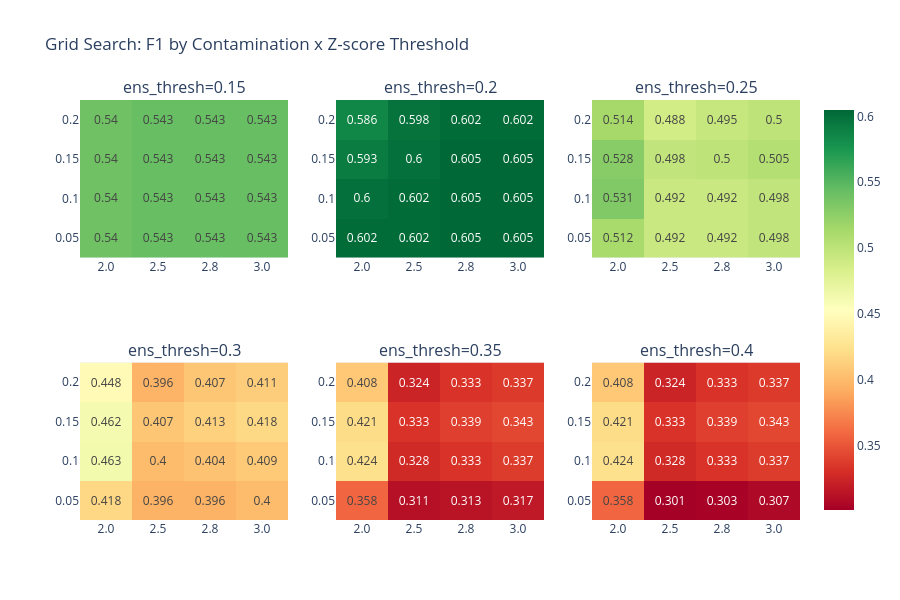

Notebook code cell kept with this figure:
### Markdown cell above
---
## 3. Grid Search Heatmaps

We searched 96 combinations: `contamination` x `zscore_threshold` x `ensemble_threshold`.

Each heatmap below shows F1 score for a fixed `ensemble_threshold`, varying
`contamination` (y-axis) and `zscore_threshold` (x-axis).

### Code cell
ethresh_values = sorted(grid_df['ensemble_threshold'].unique())
n_plots = len(ethresh_values)
ncols = 3
nrows = (n_plots + ncols - 1) // ncols

fig3 = make_subplots(
    rows=nrows, cols=ncols,
    subplot_titles=[f"ens_thresh={t}" for t in ethresh_values]
)

for i, ethresh in enumerate(ethresh_values):
    subset = grid_df[grid_df['ensemble_threshold'] == ethresh]
    pivot = subset.pivot_table(
        values='f1', index='contamination',
        columns='zscore_threshold', aggfunc='mean'
    )
    row, col = divmod(i, ncols)
    fig3.add_trace(go.Heatmap(
        z=pivot.values,
        x=pivot.columns.astype(str),
        y=pivot.index.astype(str),
        colorscale='RdYlGn',
        zmin=grid_df['f1'].min(),
        zmax=grid_df['f1'].max(),
        text=np.round(pivot.values, 3),
        texttemplate="%{text}",
        showscale=(i == 0)
    ), row=row+1, col=col+1)

fig3.update_layout(
    height=200 * nrows + 200,
    title_text="Grid Search: F1 by Contamination x Z-score Threshold"
)
fig3.show()

### Figure 1 — Plotly figure (JSON) as saved in the notebook; plotly's stock layout.template omitted (floating-point values rounded to 4 significant figures)
{"data": [{"colorscale": [[0, "rgb(165,0,38)"], [0.1, "rgb(215,48,39)"], [0.2, "rgb(244,109,67)"], [0.3, "rgb(253,174,97)"], [0.4, "rgb(254,224,139)"], [0.5, "rgb(255,255,191)"], [0.6, "rgb(217,239,139)"], [0.7, "rgb(166,217,106)"], [0.8, "rgb(102,189,99)"], [0.9, "rgb(26,152,80)"], [1, "rgb(0,104,55)"]], "showscale": true, "text": [[0.54, 0.543, 0.543, 0.543], [0.54, 0.543, 0.543, 0.543], [0.54, 0.543, 0.543, 0.543], [0.54, 0.543, 0.543, 0.543]], "texttemplate": "%{text}", "type": "heatmap", "x": ["2.0", "2.5", "2.8", "3.0"], "xaxis": "x", "y": ["0.05", "0.1", "0.15", "0.2"], "yaxis": "y", "z": [[0.5398, 0.5429, 0.5429, 0.5429], [0.5398, 0.5429, 0.5429, 0.5429], [0.5398, 0.5429, 0.5429, 0.5429], [0.5398, 0.5429, 0.5429, 0.5429]], "zmax": 0.6048, "zmin": 0.3012}, {"colorscale": [[0, "rgb(165,0,38)"], [0.1, "rgb(215,48,39)"], [0.2, "rgb(244,109,67)"], [0.3, "rgb(253,174,97)"], [0.4, "rgb(254,224,139)"], [0.5, "rgb(255,255,191)"], [0.6, "rgb(217,239,139)"], [0.7, "rgb(166,217,106)"], [0.8, "rgb(102,189,99)"], [0.9, "rgb(26,152,80)"], [1, "rgb(0,104,55)"]], "showscale": false, "text": [[0.602, 0.602, 0.605, 0.605], [0.6, 0.602, 0.605, 0.605], [0.593, 0.6, 0.605, 0.605], [0.586, 0.598, 0.602, 0.602]], "texttemplate": "%{text}", "type": "heatmap", "x": ["2.0", "2.5", "2.8", "3.0"], "xaxis": "x2", "y": ["0.05", "0.1", "0.15", "0.2"], "yaxis": "y2", "z": [[0.6024, 0.6024, 0.6048, 0.6048], [0.6, 0.6024, 0.6048, 0.6048], [0.5929, 0.6, 0.6048, 0.6048], [0.5859, 0.5976, 0.6024, 0.6024]], "zmax": 0.6048, "zmin": 0.3012}, {"colorscale": [[0, "rgb(165,0,38)"], [0.1, "rgb(215,48,39)"], [0.2, "rgb(244,109,67)"], [0.3, "rgb(253,174,97)"], [0.4, "rgb(254,224,139)"], [0.5, "rgb(255,255,191)"], [0.6, "rgb(217,239,139)"], [0.7, "rgb(166,217,106)"], [0.8, "rgb(102,189,99)"], [0.9, "rgb(26,152,80)"], [1, "rgb(0,104,55)"]], "showscale": false, "text": [[0.512, 0.492, 0.492, 0.498], [0.531, 0.492, 0.492, 0.498], [0.528, 0.498, 0.5, 0.505], [0.514, 0.488, 0.495, 0.5]], "texttemplate": "%{text}", "type": "heatmap", "x": ["2.0", "2.5", "2.8", "3.0"], "xaxis": "x3", "y": ["0.05", "0.1", "0.15", "0.2"], "yaxis": "y3", "z": [[0.5123, 0.4925, 0.4925, 0.4975], [0.5314, 0.4925, 0.4925, 0.4975], [0.5283, 0.4975, 0.5, 0.5051], [0.5138, 0.4878, 0.495, 0.5]], "zmax": 0.6048, "zmin": 0.3012}, {"colorscale": [[0, "rgb(165,0,38)"], [0.1, "rgb(215,48,39)"], [0.2, "rgb(244,109,67)"], [0.3, "rgb(253,174,97)"], [0.4, "rgb(254,224,139)"], [0.5, "rgb(255,255,191)"], [0.6, "rgb(217,239,139)"], [0.7, "rgb(166,217,106)"], [0.8, "rgb(102,189,99)"], [0.9, "rgb(26,152,80)"], [1, "rgb(0,104,55)"]], "showscale": false, "text": [[0.418, 0.396, 0.396, 0.4], [0.463, 0.4, 0.404, 0.409], [0.462, 0.407, 0.413, 0.418], [0.448, 0.396, 0.407, 0.411]], "texttemplate": "%{text}", "type": "heatmap", "x": ["2.0", "2.5", "2.8", "3.0"], "xaxis": "x4", "y": ["0.05", "0.1", "0.15", "0.2"], "yaxis": "y4", "z": [[0.4176, 0.3955, 0.3955, 0.4], [0.4632, 0.4, 0.4045, 0.4091], [0.4615, 0.4066, 0.4134, 0.4181], [0.4478, 0.3957, 0.4066, 0.4111]], "zmax": 0.6048, "zmin": 0.3012}, {"colorscale": [[0, "rgb(165,0,38)"], [0.1, "rgb(215,48,39)"], [0.2, "rgb(244,109,67)"], [0.3, "rgb(253,174,97)"], [0.4, "rgb(254,224,139)"], [0.5, "rgb(255,255,191)"], [0.6, "rgb(217,239,139)"], [0.7, "rgb(166,217,106)"], [0.8, "rgb(102,189,99)"], [0.9, "rgb(26,152,80)"], [1, "rgb(0,104,55)"]], "showscale": false, "text": [[0.358, 0.311, 0.313, 0.317], [0.424, 0.328, 0.333, 0.337], [0.421, 0.333, 0.339, 0.343], [0.408, 0.324, 0.333, 0.337]], "texttemplate": "%{text}", "type": "heatmap", "x": ["2.0", "2.5", "2.8", "3.0"], "xaxis": "x5", "y": ["0.05", "0.1", "0.15", "0.2"], "yaxis": "y5", "z": [[0.3584, 0.3114, 0.3133, 0.3171], [0.4239, 0.3275, 0.3333, 0.3373], [0.4211, 0.3333, 0.3392, 0.3432], [0.4082, 0.324, 0.3333, 0.3372]], "zmax": 0.6048, "zmin": 0.3012}, {"colorscale": [[0, "rgb(165,0,38)"], [0.1, "rgb(215,48,39)"], [0.2, "rgb(244,109,67)"], [0.3, "rgb(253,174,97)"], [0.4, "rgb(254,224,139)"], [0.5, "rgb(255,255,191)"], [0.6, "rgb(217,239,139)"], [0.7, "rgb(166,217,106)"], [0.8, "rgb(102,189,99)"], [0.9, "rgb(26,152,80)"], [1, "rgb(0,104,55)"]], "showscale": false, "text": [[0.358, 0.301, 0.303, 0.307], [0.424, 0.328, 0.333, 0.337], [0.421, 0.333, 0.339, 0.343], [0.408, 0.324, 0.333, 0.337]], "texttemplate": "%{text}", "type": "heatmap", "x": ["2.0", "2.5", "2.8", "3.0"], "xaxis": "x6", "y": ["0.05", "0.1", "0.15", "0.2"], "yaxis": "y6", "z": [[0.3584, 0.3012, 0.303, 0.3067], [0.4239, 0.3275, 0.3333, 0.3373], [0.4211, 0.3333, 0.3392, 0.3432], [0.4082, 0.324, 0.3333, 0.3372]], "zmax": 0.6048, "zmin": 0.3012}], "layout": {"annotations": [{"font": {"size": 16}, "showarrow": false, "text": "ens_thresh=0.15", "x": 0.1444, "xanchor": "center", "xref": "paper", "y": 1, "yanchor": "bottom", "yref": "paper"}, {"font": {"size": 16}, "showarrow": false, "text": "ens_thresh=0.2", "x": 0.5, "xanchor": "center", "xref": "paper", "y": 1, "yanchor": "bottom", "yref": "paper"}, {"font": {"size": 16}, "showarrow": false, "text": "ens_thresh=0.25", "x": 0.8556, "xanchor": "center", "xref": "paper", "y": 1, "yanchor": "bottom", "yref": "paper"}, {"font": {"size": 16}, "showarrow": false, "text": "ens_thresh=0.3", "x": 0.1444, "xanchor": "center", "xref": "paper", "y": 0.375, "yanchor": "bottom", "yref": "paper"}, {"font": {"size": 16}, "showarrow": false, "text": "ens_thresh=0.35", "x": 0.5, "xanchor": "center", "xref": "paper", "y": 0.375, "yanchor": "bottom", "yref": "paper"}, {"font": {"size": 16}, "showarrow": false, "text": "ens_thresh=0.4", "x": 0.8556, "xanchor": "center", "xref": "paper", "y": 0.375, "yanchor": "bottom", "yref": "paper"}], "height": 600, "title": {"text": "Grid Search: F1 by Contamination x Z-score Threshold"}, "xaxis": {"anchor": "y", "domain": [0, 0.2889]}, "xaxis2": {"anchor": "y2", "domain": [0.3556, 0.6444]}, "xaxis3": {"anchor": "y3", "domain": [0.7111, 1]}, "xaxis4": {"anchor": "y4", "domain": [0, 0.2889]}, "xaxis5": {"anchor": "y5", "domain": [0.3556, 0.6444]}, "xaxis6": {"anchor": "y6", "domain": [0.7111, 1]}, "yaxis": {"anchor": "x", "domain": [0.625, 1]}, "yaxis2": {"anchor": "x2", "domain": [0.625, 1]}, "yaxis3": {"anchor": "x3", "domain": [0.625, 1]}, "yaxis4": {"anchor": "x4", "domain": [0, 0.375]}, "yaxis5": {"anchor": "x5", "domain": [0, 0.375]}, "yaxis6": {"anchor": "x6", "domain": [0, 0.375]}}}
